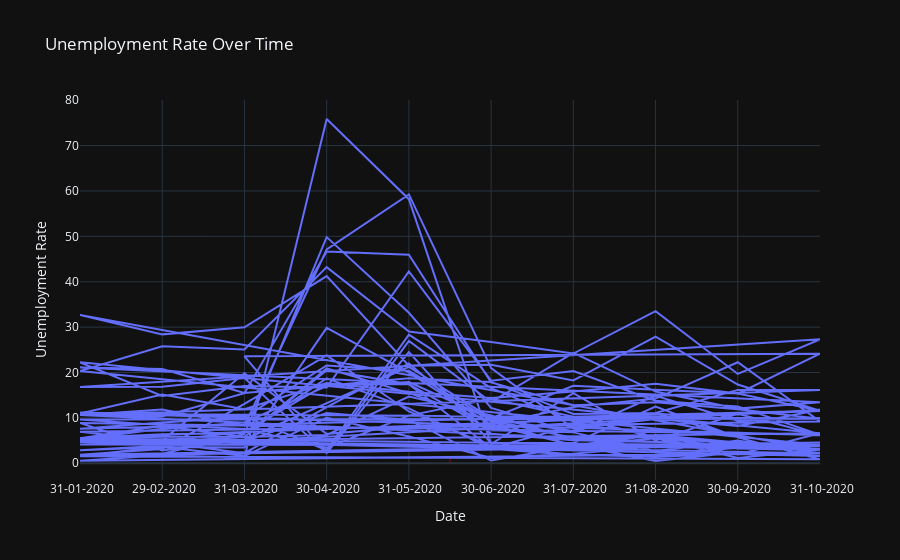

Notebook code cell kept with this figure:
### Code cell
import pandas as pd
import plotly.express as px

# Assuming df is your DataFrame containing the data
fig = px.line(df, x='Data', y='Estimated Unemployment Rate',
              title='Unemployment Rate Over Time',
              labels={'Estimated Unemployment Rate':'Unemployment Rate'},
              template='plotly_dark')

covid_events = {'start_date': '2020-03-01', 'end_date': '2021-06-30', 'event': 'peak of pandemic'}
fig.add_shape(type='rect', x0=pd.to_datetime(covid_events['start_date']), x1=pd.to_datetime(covid_events['end_date']), y0=0, y1=1, fillcolor='red', opacity=0.3, layer='below', line=dict(color='red', width=2))

fig.update_layout(xaxis_title='Date', yaxis_title='Unemployment Rate', legend_title='Region')
fig.update_xaxes(type='category')
fig.show()

### Figure 1 — Plotly figure (JSON) as saved in the notebook; plotly's stock layout.template omitted (floating-point values rounded to 4 significant figures; data arrays with more than 128 entries replaced by an {"elided": "..."} marker saying what was removed)
{"data": [{"hovertemplate": "Data=%{x}<br>Unemployment Rate=%{y}<extra></extra>", "legendgroup": "", "line": {"color": "#636efa", "dash": "solid"}, "marker": {"symbol": "circle"}, "mode": "lines", "name": "", "orientation": "v", "showlegend": false, "type": "scatter", "x": {"elided": "267 str values"}, "xaxis": "x", "y": {"elided": "267 float values"}, "yaxis": "y"}], "layout": {"autosize": true, "legend": {"title": {"text": "Region"}, "tracegroupgap": 0}, "shapes": [{"fillcolor": "red", "layer": "below", "line": {"color": "red", "width": 2}, "opacity": 0.3, "type": "rect", "x0": "2020-03-01T00:00:00", "x1": "2021-06-30T00:00:00", "y0": 0, "y1": 1}], "title": {"text": "Unemployment Rate Over Time"}, "xaxis": {"anchor": "y", "autorange": true, "domain": [0, 1], "range": [0, 9], "title": {"text": "Date"}, "type": "category"}, "yaxis": {"anchor": "x", "autorange": true, "domain": [0, 1], "range": [-3.686, 80.04], "title": {"text": "Unemployment Rate"}, "type": "linear"}}}
